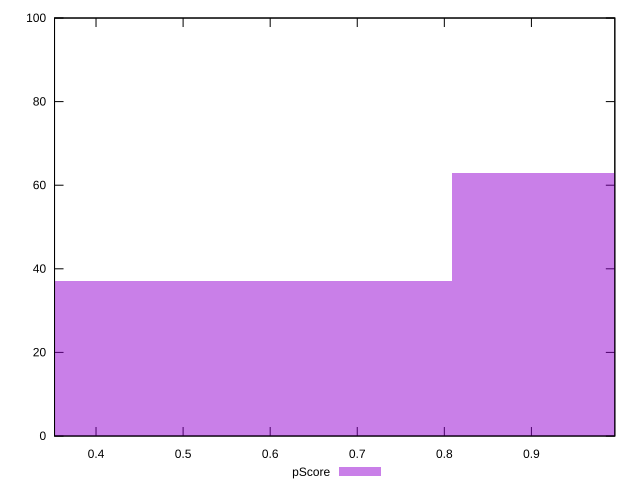

The script that saved this image:
reset

$pScore <<EOF
0.539257796251889 37
1.078515592503778 63
EOF

set key outside below
set boxwidth 0.539257796251889
set xrange [0.35234831128168353:0.9957918782167002]
set yrange [0:100]
set trange [0:100]
set style fill transparent solid 0.5 noborder
set terminal svg size 640, 490 enhanced background rgb 'white'
set output "report_00017_2021-02-10T15-08-03.406Z/first-cpu-idle/samples/pages+cached+noadtech/pScore/histogram.svg"

plot $pScore title "pScore" with boxes

reset
